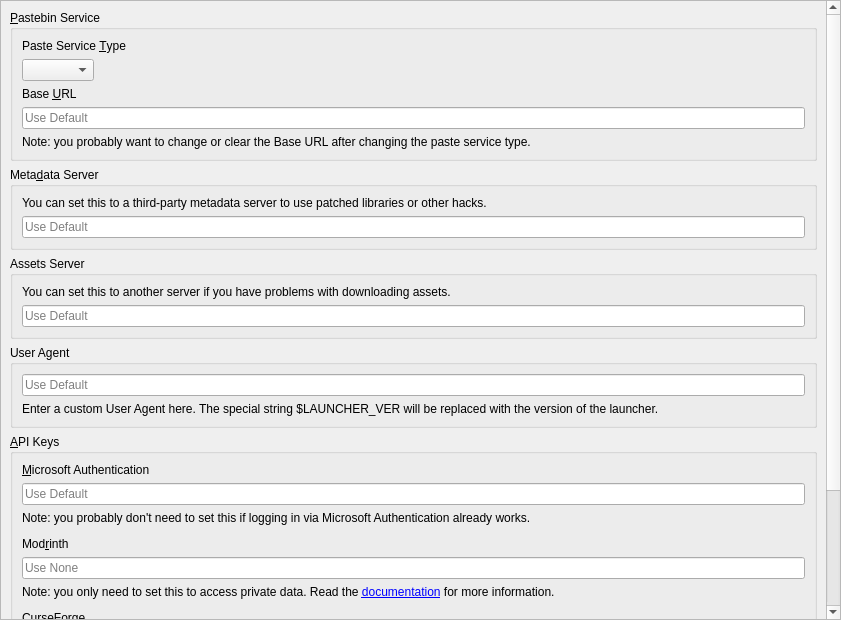
<?xml version="1.0" encoding="UTF-8"?>
<ui version="4.0">
 <class>APIPage</class>
 <widget class="QWidget" name="APIPage">
  <property name="geometry">
   <rect>
    <x>0</x>
    <y>0</y>
    <width>841</width>
    <height>620</height>
   </rect>
  </property>
  <layout class="QVBoxLayout" name="verticalLayout_2">
   <property name="leftMargin">
    <number>0</number>
   </property>
   <property name="topMargin">
    <number>0</number>
   </property>
   <property name="rightMargin">
    <number>0</number>
   </property>
   <property name="bottomMargin">
    <number>0</number>
   </property>
   <item>
    <widget class="QScrollArea" name="scrollArea">
     <property name="widgetResizable">
      <bool>true</bool>
     </property>
     <widget class="QWidget" name="scrollAreaWidgetContents">
      <property name="geometry">
       <rect>
        <x>0</x>
        <y>-216</y>
        <width>816</width>
        <height>832</height>
       </rect>
      </property>
      <layout class="QVBoxLayout" name="verticalLayout">
       <item>
        <widget class="QGroupBox" name="groupBox_paste">
         <property name="title">
          <string>&amp;Pastebin Service</string>
         </property>
         <layout class="QVBoxLayout" name="verticalLayout_3">
          <item>
           <widget class="QLabel" name="pasteServiceTypeLabel">
            <property name="text">
             <string>Paste Service &amp;Type</string>
            </property>
            <property name="buddy">
             <cstring>pasteTypeComboBox</cstring>
            </property>
           </widget>
          </item>
          <item>
           <widget class="QComboBox" name="pasteTypeComboBox">
            <property name="sizePolicy">
             <sizepolicy hsizetype="Maximum" vsizetype="Fixed">
              <horstretch>0</horstretch>
              <verstretch>0</verstretch>
             </sizepolicy>
            </property>
           </widget>
          </item>
          <item>
           <widget class="QLabel" name="baseURLLabel">
            <property name="text">
             <string>Base &amp;URL</string>
            </property>
            <property name="buddy">
             <cstring>baseURLEntry</cstring>
            </property>
           </widget>
          </item>
          <item>
           <widget class="QLineEdit" name="baseURLEntry">
            <property name="placeholderText">
             <string>Use Default</string>
            </property>
            <property name="clearButtonEnabled">
             <bool>true</bool>
            </property>
           </widget>
          </item>
          <item>
           <widget class="QLabel" name="baseURLNote">
            <property name="text">
             <string>Note: you probably want to change or clear the Base URL after changing the paste service type.</string>
            </property>
            <property name="wordWrap">
             <bool>true</bool>
            </property>
           </widget>
          </item>
         </layout>
        </widget>
       </item>
       <item>
        <widget class="QGroupBox" name="groupBox_meta">
         <property name="title">
          <string>Meta&amp;data Server</string>
         </property>
         <layout class="QVBoxLayout" name="verticalLayout_5">
          <item>
           <widget class="QLabel" name="label_6">
            <property name="text">
             <string>You can set this to a third-party metadata server to use patched libraries or other hacks.</string>
            </property>
            <property name="textFormat">
             <enum>Qt::RichText</enum>
            </property>
            <property name="wordWrap">
             <bool>true</bool>
            </property>
            <property name="openExternalLinks">
             <bool>true</bool>
            </property>
           </widget>
          </item>
          <item>
           <widget class="QLineEdit" name="metaURL">
            <property name="placeholderText">
             <string>Use Default</string>
            </property>
           </widget>
          </item>
         </layout>
        </widget>
       </item>
       <item>
        <widget class="QGroupBox" name="groupBox_assets">
         <property name="title">
          <string>Assets Server</string>
         </property>
         <layout class="QVBoxLayout" name="verticalLayout_6">
          <item>
           <widget class="QLabel" name="label_7">
            <property name="text">
             <string>You can set this to another server if you have problems with downloading assets.</string>
            </property>
            <property name="textFormat">
             <enum>Qt::RichText</enum>
            </property>
            <property name="wordWrap">
             <bool>true</bool>
            </property>
            <property name="openExternalLinks">
             <bool>true</bool>
            </property>
           </widget>
          </item>
          <item>
           <widget class="QLineEdit" name="resourceURL">
            <property name="placeholderText">
             <string>Use Default</string>
            </property>
           </widget>
          </item>
         </layout>
        </widget>
       </item>
       <item>
        <widget class="QGroupBox" name="groupBox_ua">
         <property name="minimumSize">
          <size>
           <width>0</width>
           <height>0</height>
          </size>
         </property>
         <property name="title">
          <string>User Agent</string>
         </property>
         <layout class="QVBoxLayout" name="verticalLayout_7">
          <item>
           <widget class="QLineEdit" name="userAgentLineEdit">
            <property name="placeholderText">
             <string>Use Default</string>
            </property>
           </widget>
          </item>
          <item>
           <widget class="QLabel" name="userAgentLabel">
            <property name="text">
             <string>Enter a custom User Agent here. The special string $LAUNCHER_VER will be replaced with the version of the launcher.</string>
            </property>
            <property name="wordWrap">
             <bool>true</bool>
            </property>
           </widget>
          </item>
         </layout>
        </widget>
       </item>
       <item>
        <widget class="QGroupBox" name="groupBox_msa">
         <property name="title">
          <string>&amp;API Keys</string>
         </property>
         <layout class="QVBoxLayout" name="verticalLayout_4">
          <item>
           <widget class="QLabel" name="msaClientIDLabel">
            <property name="text">
             <string>&amp;Microsoft Authentication</string>
            </property>
            <property name="textFormat">
             <enum>Qt::RichText</enum>
            </property>
            <property name="wordWrap">
             <bool>true</bool>
            </property>
            <property name="openExternalLinks">
             <bool>true</bool>
            </property>
            <property name="buddy">
             <cstring>msaClientID</cstring>
            </property>
           </widget>
          </item>
          <item>
           <widget class="QLineEdit" name="msaClientID">
            <property name="placeholderText">
             <string>Use Default</string>
            </property>
           </widget>
          </item>
          <item>
           <widget class="QLabel" name="label_3">
            <property name="text">
             <string>Note: you probably don't need to set this if logging in via Microsoft Authentication already works.</string>
            </property>
            <property name="textFormat">
             <enum>Qt::RichText</enum>
            </property>
            <property name="wordWrap">
             <bool>true</bool>
            </property>
           </widget>
          </item>
          <item>
           <spacer name="verticalSpacer">
            <property name="orientation">
             <enum>Qt::Vertical</enum>
            </property>
            <property name="sizeType">
             <enum>QSizePolicy::Fixed</enum>
            </property>
            <property name="sizeHint" stdset="0">
             <size>
              <width>0</width>
              <height>6</height>
             </size>
            </property>
           </spacer>
          </item>
          <item>
           <widget class="QLabel" name="modrinthTokenLabel">
            <property name="text">
             <string>Mod&amp;rinth</string>
            </property>
            <property name="textFormat">
             <enum>Qt::RichText</enum>
            </property>
            <property name="wordWrap">
             <bool>true</bool>
            </property>
            <property name="openExternalLinks">
             <bool>true</bool>
            </property>
            <property name="buddy">
             <cstring>modrinthToken</cstring>
            </property>
           </widget>
          </item>
          <item>
           <widget class="QLineEdit" name="modrinthToken">
            <property name="enabled">
             <bool>true</bool>
            </property>
            <property name="placeholderText">
             <string>Use None</string>
            </property>
           </widget>
          </item>
          <item>
           <widget class="QLabel" name="label_8">
            <property name="text">
             <string>&lt;html&gt;&lt;head/&gt;&lt;body&gt;&lt;p&gt;Note: you only need to set this to access private data. Read the &lt;a href=&quot;https://docs.modrinth.com/api/#authentication&quot;&gt;documentation&lt;/a&gt; for more information.&lt;/p&gt;&lt;/body&gt;&lt;/html&gt;</string>
            </property>
            <property name="wordWrap">
             <bool>true</bool>
            </property>
            <property name="openExternalLinks">
             <bool>true</bool>
            </property>
           </widget>
          </item>
          <item>
           <spacer name="verticalSpacer_4">
            <property name="orientation">
             <enum>Qt::Vertical</enum>
            </property>
            <property name="sizeType">
             <enum>QSizePolicy::Fixed</enum>
            </property>
            <property name="sizeHint" stdset="0">
             <size>
              <width>0</width>
              <height>6</height>
             </size>
            </property>
           </spacer>
          </item>
          <item>
           <widget class="QLabel" name="flameKeyLabel">
            <property name="text">
             <string>&amp;CurseForge</string>
            </property>
            <property name="textFormat">
             <enum>Qt::RichText</enum>
            </property>
            <property name="wordWrap">
             <bool>true</bool>
            </property>
            <property name="openExternalLinks">
             <bool>true</bool>
            </property>
            <property name="buddy">
             <cstring>flameKey</cstring>
            </property>
           </widget>
          </item>
          <item>
           <widget class="QLineEdit" name="flameKey">
            <property name="enabled">
             <bool>true</bool>
            </property>
            <property name="placeholderText">
             <string>Use Default</string>
            </property>
           </widget>
          </item>
          <item>
           <widget class="QLabel" name="label_10">
            <property name="text">
             <string>Note: you probably don't need to set this if CurseForge already works.</string>
            </property>
            <property name="wordWrap">
             <bool>true</bool>
            </property>
           </widget>
          </item>
          <item>
           <spacer name="verticalSpacer_3">
            <property name="orientation">
             <enum>Qt::Vertical</enum>
            </property>
            <property name="sizeType">
             <enum>QSizePolicy::Fixed</enum>
            </property>
            <property name="sizeHint" stdset="0">
             <size>
              <width>0</width>
              <height>6</height>
             </size>
            </property>
           </spacer>
          </item>
          <item>
           <widget class="QLabel" name="label_12">
            <property name="text">
             <string>&amp;Technic</string>
            </property>
            <property name="buddy">
             <cstring>technicClientID</cstring>
            </property>
           </widget>
          </item>
          <item>
           <widget class="QLineEdit" name="technicClientID">
            <property name="placeholderText">
             <string>Use Default</string>
            </property>
           </widget>
          </item>
          <item>
           <widget class="QLabel" name="label_11">
            <property name="text">
             <string>&lt;html&gt;&lt;head/&gt;&lt;body&gt;&lt;p&gt;Note: you only need to set this to access private data.&lt;/p&gt;&lt;/body&gt;&lt;/html&gt;</string>
            </property>
            <property name="wordWrap">
             <bool>true</bool>
            </property>
           </widget>
          </item>
         </layout>
        </widget>
       </item>
       <item>
        <spacer name="verticalSpacer_2">
         <property name="orientation">
          <enum>Qt::Vertical</enum>
         </property>
         <property name="sizeHint" stdset="0">
          <size>
           <width>0</width>
           <height>0</height>
          </size>
         </property>
        </spacer>
       </item>
      </layout>
     </widget>
    </widget>
   </item>
  </layout>
 </widget>
 <resources/>
 <connections/>
</ui>
